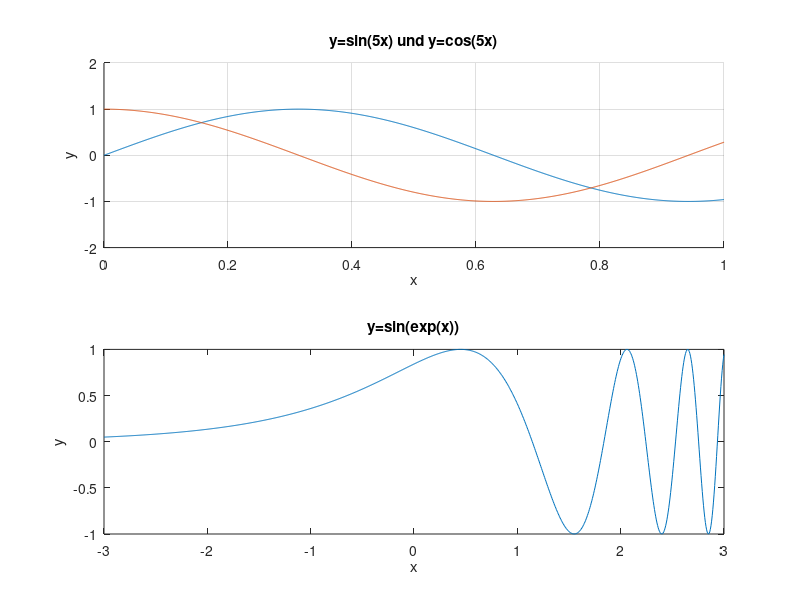

This figure's MATLAB source:
x = linspace(0,1,1000);
subplot(2,1,1);
hold on;
y = sin(5*x);
plot(x,y);
y=cos(5*x);
plot(x,y);
axis([0 1 -2 2]);
title('y=sin(5x) und y=cos(5x)');
xlabel('x');
ylabel('y');
grid on;
subplot(2,1,2);
x = linspace(-3,3,1000);
y = sin(exp(x));
plot(x,y);
title('y=sin(exp(x))');
xlabel('x');
ylabel('y');
